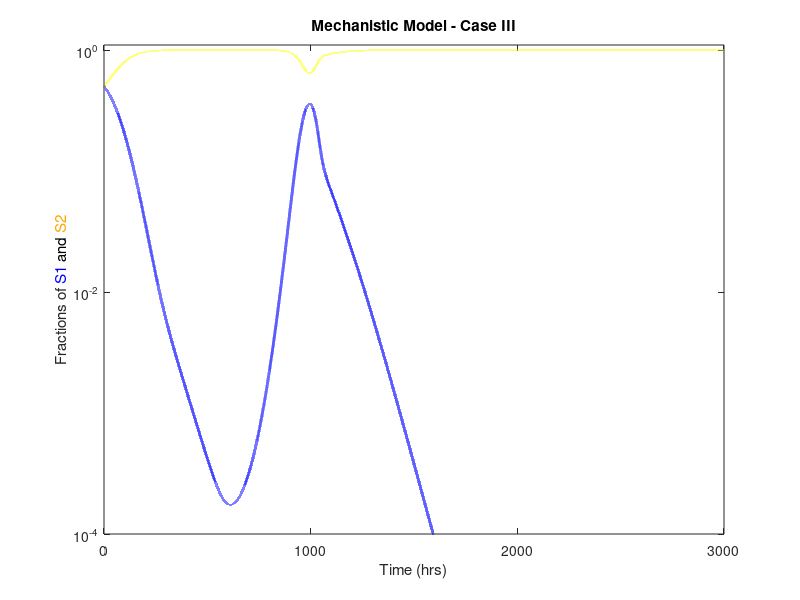
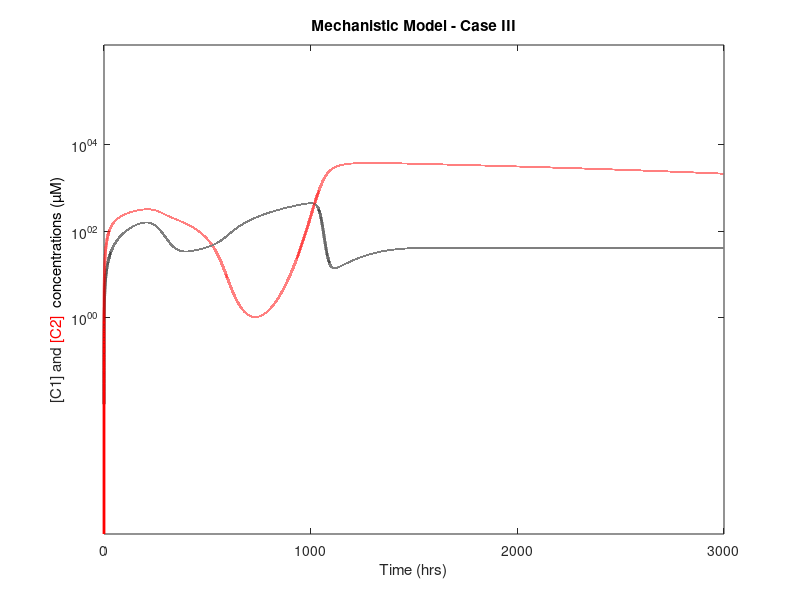

MATLAB code to generate these figures, in order:
% Dual (chemical - consumable) mediator interaction - Momeni. et al. (2018) - Figure 6.
% Connor Tynan - 25/10/22 - Final year project

% Background

% https://doi.org/10.7554/eLife.25051

% Increasing the number of mediators increases the complexity of the system
% exponentially. More-involved systems such as this is where the gLV model
% typically falls down as it fails to account for cases of increased
% complexity. In addition, the gLV model fails to account for indirect
% influences, suggesting use of mechanistic models for higher
% order/complexity systems.

clc; clf; close all; clear

% Parameters

t0 = 0;     % Initial time
t1 = 3000;   % Final time
dt = 0.01;   % Time step size

r0 = [-0.02, -0.01]; % Basal growth rate (Per-species growth rate - constant)

% Interaction terms - please see literature for details

% Kij - Mediator Cj affecting species Si at 50% of max fitness effect - Kij ~ r0.5ij 
Ks1c1 = 1.1 * 1e5;
Ks1c2 = 0;
Ks2c2 = 1e5;
Ks2c1 = 2 * 1e5;

%rij - Mediator Cj affecting species Si at maximum fitness effect
rs1c1 = 15;
rs1c2 = 0;
rs2c1 = 15;
rs2c2 = 25;  
  
% Consumption rate of chemical mediators
a = 1; 
ac1s1 = a;
ac1s2 = a;
ac2s2 = a;

% Production rate of chemical mediators 
b = 0.1;
b0 = 10*b;
bc2s1 = b*10;

% Variables

time = t0:dt:t1; % Time vector (x-axis)

% Initialising solution vectors
S1 = zeros(1,length(time)); % Population density of species S1
S2 = zeros(1,length(time)); % Population density of species S2
C1 = zeros(1,length(time)); % Concentration of chemical C1
C2 = zeros(1,length(time)); % Concentration of chemical C2

% Initial Conditions

% Initial population densities
S1(1) = 5;
S2(1) = 5;

% Initial mediator concentrations
C1(1) = 0.00;
C2(1) = 0.00001;

% Main computation - Equation (47) in the literature
% Forward solving mechanistic equations

for t=1:(numel(time)-1)
    
    % Species densities

    S1(t+1) = S1(t) + dt * S1(t) * ( r0(1) + rs1c1*C1(t)/(C1(t)+Ks1c1));

    S2(t+1) = S2(t) + dt * S2(t) * ( r0(2) + rs2c2 * ...
        (((C1(t)*C2(t))/(Ks2c1*Ks2c2))/(C1(t)/Ks2c1 + C2(t)/Ks2c2)) * ...
        ((1/(C1(t)/Ks2c1 + 1)) + (1/(C2(t)/Ks2c2 + 1))));

    % Chemical concentrations

    C1(t+1) = C1(t) + dt * (b0 - ac1s1 * rs1c1 * C1(t)/(C1(t)+Ks1c1) - ac1s2 * ...
        rs2c2* (((C1(t)*C2(t))/(Ks2c1*Ks2c2))/(C1(t)/Ks2c1 + C2(t)/Ks2c2)) * ...
        ((1/(C1(t)/Ks2c1 + 1)) + (1/(C2(t)/Ks2c2 + 1))) * S2(t) );

    C2(t+1) = C2(t) + dt * (bc2s1 * S1(t) - ac2s2 * rs2c2 * ...
        (((C1(t)*C2(t))/(Ks2c1*Ks2c2))/(C1(t)/Ks2c1 + C2(t)/Ks2c2)) * ...
        ((1/(C1(t)/Ks2c1 + 1)) + (1/(C2(t)/Ks2c2 + 1))) * S2(t) ) ;
    
end

% Plotting results

% Plotting species densities

fig = figure(1); hold on; box on

plot(time,S1./(S1+S2),'-b','LineWidth',2); plot(time,S2./(S1+S2),'Color',[1, 0.5, 0.1],'LineWidth',2)

ylabel('Fractions of \color{blue}S1\color{black} and\color{orange} S2', ...
    'interpreter', 'tex')
ylim([10^-4 10^0+0.1])
yticks([10^-4 10^-2 10^0])

xlabel('Time (hrs)')
xlim([0 3000])
xticks([0 1000 2000 3000])

title('Mechanistic Model - Case III')

set(gca,'YScale','log')
set(gca,'XMinorTick','off','YMinorTick','off')

set(gcf, 'units', 'centimeters', 'position', [1 1 12.1 9]);

% Plotting chemical concentrations

fig2 = figure(2); hold on; box on

p = plot(time,C1,'-k','LineWidth',2); plot(time,C2,'Color',[1, 0.0, 0.0],'LineWidth',2)

ylabel('[C1] and \color{red}{[C2]} \color{black} concentrations (µM)', ...
    'interpreter', 'tex')
ylim([0 10^6+1000000])
yticks([0 10^0 10^2 10^4])

xlabel('Time (hrs)')
xlim([0 3000])
xticks([0 1000 2000 3000])

title('Mechanistic Model - Case III')

set(gca,'YScale','log')
set(gca,'XMinorTick','off','YMinorTick','off')

set(gcf, 'units', 'centimeters', 'position', [1 1 12.1 9]);